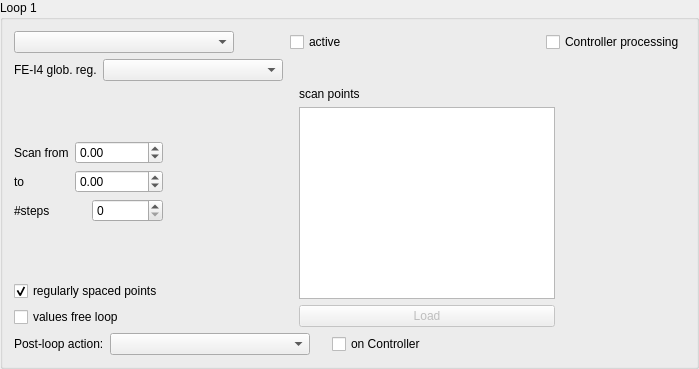
            <widget class="QGroupBox" name="Loop1Box">
             <property name="title">
              <string>Loop 1</string>
             </property>
             <layout class="QVBoxLayout" name="verticalLayout_33">
              <item>
               <layout class="QVBoxLayout" name="verticalLayout_28">
                <item>
                 <layout class="QHBoxLayout">
                  <item>
                   <widget class="QComboBox" name="loop1Type">
                    <property name="minimumSize">
                     <size>
                      <width>220</width>
                      <height>0</height>
                     </size>
                    </property>
                   </widget>
                  </item>
                  <item>
                   <spacer name="loop1Sp8">
                    <property name="orientation">
                     <enum>Qt::Horizontal</enum>
                    </property>
                    <property name="sizeType">
                     <enum>QSizePolicy::Maximum</enum>
                    </property>
                    <property name="sizeHint" stdset="0">
                     <size>
                      <width>50</width>
                      <height>21</height>
                     </size>
                    </property>
                   </spacer>
                  </item>
                  <item>
                   <widget class="QCheckBox" name="loop1Active">
                    <property name="text">
                     <string>active</string>
                    </property>
                   </widget>
                  </item>
                  <item>
                   <spacer name="loop1Sp9">
                    <property name="orientation">
                     <enum>Qt::Horizontal</enum>
                    </property>
                    <property name="sizeType">
                     <enum>QSizePolicy::Expanding</enum>
                    </property>
                    <property name="sizeHint" stdset="0">
                     <size>
                      <width>61</width>
                      <height>21</height>
                     </size>
                    </property>
                   </spacer>
                  </item>
                  <item>
                   <widget class="QCheckBox" name="loop1DspProc">
                    <property name="text">
                     <string>Controller processing</string>
                    </property>
                   </widget>
                  </item>
                 </layout>
                </item>
                <item>
                 <layout class="QHBoxLayout" name="horizontalLayout_13">
                  <item>
                   <widget class="QLabel" name="label_17">
                    <property name="text">
                     <string>FE-I4 glob. reg.</string>
                    </property>
                   </widget>
                  </item>
                  <item>
                   <widget class="QComboBox" name="feGlobRegName1">
                    <property name="sizePolicy">
                     <sizepolicy hsizetype="Preferred" vsizetype="Fixed">
                      <horstretch>0</horstretch>
                      <verstretch>0</verstretch>
                     </sizepolicy>
                    </property>
                    <property name="minimumSize">
                     <size>
                      <width>180</width>
                      <height>0</height>
                     </size>
                    </property>
                   </widget>
                  </item>
                  <item>
                   <spacer name="horizontalSpacer_21">
                    <property name="orientation">
                     <enum>Qt::Horizontal</enum>
                    </property>
                    <property name="sizeHint" stdset="0">
                     <size>
                      <width>40</width>
                      <height>20</height>
                     </size>
                    </property>
                   </spacer>
                  </item>
                 </layout>
                </item>
                <item>
                 <layout class="QHBoxLayout">
                  <item>
                   <layout class="QVBoxLayout">
                    <item>
                     <spacer name="loop1Sp2">
                      <property name="orientation">
                       <enum>Qt::Vertical</enum>
                      </property>
                      <property name="sizeType">
                       <enum>QSizePolicy::Expanding</enum>
                      </property>
                      <property name="sizeHint" stdset="0">
                       <size>
                        <width>20</width>
                        <height>17</height>
                       </size>
                      </property>
                     </spacer>
                    </item>
                    <item>
                     <layout class="QVBoxLayout">
                      <item>
                       <layout class="QHBoxLayout">
                        <item>
                         <widget class="QLabel" name="loop1FromLabel">
                          <property name="text">
                           <string>Scan from</string>
                          </property>
                          <property name="wordWrap">
                           <bool>false</bool>
                          </property>
                         </widget>
                        </item>
                        <item>
                         <widget class="QDoubleSpinBox" name="loop1Start">
                          <property name="minimum">
                           <double>-9999999.000000000000000</double>
                          </property>
                          <property name="maximum">
                           <double>9999999.000000000000000</double>
                          </property>
                         </widget>
                        </item>
                       </layout>
                      </item>
                      <item>
                       <layout class="QHBoxLayout">
                        <item>
                         <widget class="QLabel" name="loop1ToLabel">
                          <property name="text">
                           <string>to</string>
                          </property>
                          <property name="wordWrap">
                           <bool>false</bool>
                          </property>
                         </widget>
                        </item>
                        <item>
                         <widget class="QDoubleSpinBox" name="loop1Stop">
                          <property name="minimum">
                           <double>-9999999.000000000000000</double>
                          </property>
                          <property name="maximum">
                           <double>9999999.000000000000000</double>
                          </property>
                         </widget>
                        </item>
                       </layout>
                      </item>
                      <item>
                       <layout class="QHBoxLayout">
                        <item>
                         <widget class="QLabel" name="loop1StepsLabel">
                          <property name="text">
                           <string>#steps</string>
                          </property>
                          <property name="wordWrap">
                           <bool>false</bool>
                          </property>
                         </widget>
                        </item>
                        <item>
                         <widget class="QSpinBox" name="loop1Step">
                          <property name="enabled">
                           <bool>true</bool>
                          </property>
                          <property name="palette">
                           <palette>
                            <active>
                             <colorrole role="WindowText">
                              <brush brushstyle="SolidPattern">
                               <color alpha="255">
                                <red>0</red>
                                <green>0</green>
                                <blue>0</blue>
                               </color>
                              </brush>
                             </colorrole>
                             <colorrole role="Button">
                              <brush brushstyle="SolidPattern">
                               <color alpha="255">
                                <red>228</red>
                                <green>228</green>
                                <blue>228</blue>
                               </color>
                              </brush>
                             </colorrole>
                             <colorrole role="Light">
                              <brush brushstyle="SolidPattern">
                               <color alpha="255">
                                <red>255</red>
                                <green>255</green>
                                <blue>255</blue>
                               </color>
                              </brush>
                             </colorrole>
                             <colorrole role="Midlight">
                              <brush brushstyle="SolidPattern">
                               <color alpha="255">
                                <red>241</red>
                                <green>241</green>
                                <blue>241</blue>
                               </color>
                              </brush>
                             </colorrole>
                             <colorrole role="Dark">
                              <brush brushstyle="SolidPattern">
                               <color alpha="255">
                                <red>114</red>
                                <green>114</green>
                                <blue>114</blue>
                               </color>
                              </brush>
                             </colorrole>
                             <colorrole role="Mid">
                              <brush brushstyle="SolidPattern">
                               <color alpha="255">
                                <red>152</red>
                                <green>152</green>
                                <blue>152</blue>
                               </color>
                              </brush>
                             </colorrole>
                             <colorrole role="Text">
                              <brush brushstyle="SolidPattern">
                               <color alpha="255">
                                <red>0</red>
                                <green>0</green>
                                <blue>0</blue>
                               </color>
                              </brush>
                             </colorrole>
                             <colorrole role="BrightText">
                              <brush brushstyle="SolidPattern">
                               <color alpha="255">
                                <red>255</red>
                                <green>255</green>
                                <blue>255</blue>
                               </color>
                              </brush>
                             </colorrole>
                             <colorrole role="ButtonText">
                              <brush brushstyle="SolidPattern">
                               <color alpha="255">
                                <red>0</red>
                                <green>0</green>
                                <blue>0</blue>
                               </color>
                              </brush>
                             </colorrole>
                             <colorrole role="Base">
                              <brush brushstyle="SolidPattern">
                               <color alpha="255">
                                <red>255</red>
                                <green>255</green>
                                <blue>255</blue>
                               </color>
                              </brush>
                             </colorrole>
                             <colorrole role="Window">
                              <brush brushstyle="SolidPattern">
                               <color alpha="255">
                                <red>235</red>
                                <green>235</green>
                                <blue>235</blue>
                               </color>
                              </brush>
                             </colorrole>
                             <colorrole role="Shadow">
                              <brush brushstyle="SolidPattern">
                               <color alpha="255">
                                <red>0</red>
                                <green>0</green>
                                <blue>0</blue>
                               </color>
                              </brush>
                             </colorrole>
                             <colorrole role="Highlight">
                              <brush brushstyle="SolidPattern">
                               <color alpha="255">
                                <red>0</red>
                                <green>0</green>
                                <blue>128</blue>
                               </color>
                              </brush>
                             </colorrole>
                             <colorrole role="HighlightedText">
                              <brush brushstyle="SolidPattern">
                               <color alpha="255">
                                <red>255</red>
                                <green>255</green>
                                <blue>255</blue>
                               </color>
                              </brush>
                             </colorrole>
                             <colorrole role="Link">
                              <brush brushstyle="SolidPattern">
                               <color alpha="255">
                                <red>0</red>
                                <green>0</green>
                                <blue>0</blue>
                               </color>
                              </brush>
                             </colorrole>
                             <colorrole role="LinkVisited">
                              <brush brushstyle="SolidPattern">
                               <color alpha="255">
                                <red>0</red>
                                <green>0</green>
                                <blue>0</blue>
                               </color>
                              </brush>
                             </colorrole>
                            </active>
                            <inactive>
                             <colorrole role="WindowText">
                              <brush brushstyle="SolidPattern">
                               <color alpha="255">
                                <red>0</red>
                                <green>0</green>
                                <blue>0</blue>
                               </color>
                              </brush>
                             </colorrole>
                             <colorrole role="Button">
                              <brush brushstyle="SolidPattern">
                               <color alpha="255">
                                <red>228</red>
                                <green>228</green>
                                <blue>228</blue>
                               </color>
                              </brush>
                             </colorrole>
                             <colorrole role="Light">
                              <brush brushstyle="SolidPattern">
                               <color alpha="255">
                                <red>255</red>
                                <green>255</green>
                                <blue>255</blue>
                               </color>
                              </brush>
                             </colorrole>
                             <colorrole role="Midlight">
                              <brush brushstyle="SolidPattern">
                               <color alpha="255">
                                <red>255</red>
                                <green>255</green>
                                <blue>255</blue>
                               </color>
                              </brush>
                             </colorrole>
                             <colorrole role="Dark">
                              <brush brushstyle="SolidPattern">
                               <color alpha="255">
                                <red>114</red>
                                <green>114</green>
                                <blue>114</blue>
                               </color>
                              </brush>
                             </colorrole>
                             <colorrole role="Mid">
                              <brush brushstyle="SolidPattern">
                               <color alpha="255">
                                <red>152</red>
                                <green>152</green>
                                <blue>152</blue>
                               </color>
                              </brush>
                             </colorrole>
                             <colorrole role="Text">
                              <brush brushstyle="SolidPattern">
                               <color alpha="255">
                                <red>0</red>
                                <green>0</green>
                                <blue>0</blue>
                               </color>
                              </brush>
                             </colorrole>
                             <colorrole role="BrightText">
                              <brush brushstyle="SolidPattern">
                               <color alpha="255">
                                <red>255</red>
                                <green>255</green>
                                <blue>255</blue>
                               </color>
                              </brush>
                             </colorrole>
                             <colorrole role="ButtonText">
                              <brush brushstyle="SolidPattern">
                               <color alpha="255">
                                <red>0</red>
                                <green>0</green>
                                <blue>0</blue>
                               </color>
                              </brush>
                             </colorrole>
                             <colorrole role="Base">
                              <brush brushstyle="SolidPattern">
                               <color alpha="255">
                                <red>255</red>
                                <green>255</green>
                                <blue>255</blue>
                               </color>
                              </brush>
                             </colorrole>
                             <colorrole role="Window">
                              <brush brushstyle="SolidPattern">
                               <color alpha="255">
                                <red>235</red>
                                <green>235</green>
                                <blue>235</blue>
                               </color>
                              </brush>
                             </colorrole>
                             <colorrole role="Shadow">
                              <brush brushstyle="SolidPattern">
                               <color alpha="255">
                                <red>0</red>
                                <green>0</green>
                                <blue>0</blue>
                               </color>
                              </brush>
                             </colorrole>
                             <colorrole role="Highlight">
                              <brush brushstyle="SolidPattern">
                               <color alpha="255">
                                <red>0</red>
                                <green>0</green>
                                <blue>128</blue>
                               </color>
                              </brush>
                             </colorrole>
                             <colorrole role="HighlightedText">
                              <brush brushstyle="SolidPattern">
                               <color alpha="255">
                                <red>255</red>
                                <green>255</green>
                                <blue>255</blue>
                               </color>
                              </brush>
                             </colorrole>
                             <colorrole role="Link">
                              <brush brushstyle="SolidPattern">
                               <color alpha="255">
                                <red>0</red>
                                <green>0</green>
                                <blue>255</blue>
                               </color>
                              </brush>
                             </colorrole>
                             <colorrole role="LinkVisited">
                              <brush brushstyle="SolidPattern">
                               <color alpha="255">
                                <red>255</red>
                                <green>0</green>
                                <blue>255</blue>
                               </color>
                              </brush>
                             </colorrole>
                            </inactive>
                            <disabled>
                             <colorrole role="WindowText">
                              <brush brushstyle="SolidPattern">
                               <color alpha="255">
                                <red>128</red>
                                <green>128</green>
                                <blue>128</blue>
                               </color>
                              </brush>
                             </colorrole>
                             <colorrole role="Button">
                              <brush brushstyle="SolidPattern">
                               <color alpha="255">
                                <red>228</red>
                                <green>228</green>
                                <blue>228</blue>
                               </color>
                              </brush>
                             </colorrole>
                             <colorrole role="Light">
                              <brush brushstyle="SolidPattern">
                               <color alpha="255">
                                <red>255</red>
                                <green>255</green>
                                <blue>255</blue>
                               </color>
                              </brush>
                             </colorrole>
                             <colorrole role="Midlight">
                              <brush brushstyle="SolidPattern">
                               <color alpha="255">
                                <red>255</red>
                                <green>255</green>
                                <blue>255</blue>
                               </color>
                              </brush>
                             </colorrole>
                             <colorrole role="Dark">
                              <brush brushstyle="SolidPattern">
                               <color alpha="255">
                                <red>114</red>
                                <green>114</green>
                                <blue>114</blue>
                               </color>
                              </brush>
                             </colorrole>
                             <colorrole role="Mid">
                              <brush brushstyle="SolidPattern">
                               <color alpha="255">
                                <red>152</red>
                                <green>152</green>
                                <blue>152</blue>
                               </color>
                              </brush>
                             </colorrole>
                             <colorrole role="Text">
                              <brush brushstyle="SolidPattern">
                               <color alpha="255">
                                <red>128</red>
                                <green>128</green>
                                <blue>128</blue>
                               </color>
                              </brush>
                             </colorrole>
                             <colorrole role="BrightText">
                              <brush brushstyle="SolidPattern">
                               <color alpha="255">
                                <red>255</red>
                                <green>255</green>
                                <blue>255</blue>
                               </color>
                              </brush>
                             </colorrole>
                             <colorrole role="ButtonText">
                              <brush brushstyle="SolidPattern">
                               <color alpha="255">
                                <red>128</red>
                                <green>128</green>
                                <blue>128</blue>
                               </color>
                              </brush>
                             </colorrole>
                             <colorrole role="Base">
                              <brush brushstyle="SolidPattern">
                               <color alpha="255">
                                <red>255</red>
                                <green>255</green>
                                <blue>255</blue>
                               </color>
                              </brush>
                             </colorrole>
                             <colorrole role="Window">
                              <brush brushstyle="SolidPattern">
                               <color alpha="255">
                                <red>235</red>
                                <green>235</green>
                                <blue>235</blue>
                               </color>
                              </brush>
                             </colorrole>
                             <colorrole role="Shadow">
                              <brush brushstyle="SolidPattern">
                               <color alpha="255">
                                <red>0</red>
                                <green>0</green>
                                <blue>0</blue>
                               </color>
                              </brush>
                             </colorrole>
                             <colorrole role="Highlight">
                              <brush brushstyle="SolidPattern">
                               <color alpha="255">
                                <red>0</red>
                                <green>0</green>
                                <blue>128</blue>
                               </color>
                              </brush>
                             </colorrole>
                             <colorrole role="HighlightedText">
                              <brush brushstyle="SolidPattern">
                               <color alpha="255">
                                <red>255</red>
                                <green>255</green>
                                <blue>255</blue>
                               </color>
                              </brush>
                             </colorrole>
                             <colorrole role="Link">
                              <brush brushstyle="SolidPattern">
                               <color alpha="255">
                                <red>0</red>
                                <green>0</green>
                                <blue>255</blue>
                               </color>
                              </brush>
                             </colorrole>
                             <colorrole role="LinkVisited">
                              <brush brushstyle="SolidPattern">
                               <color alpha="255">
                                <red>255</red>
                                <green>0</green>
                                <blue>255</blue>
                               </color>
                              </brush>
                             </colorrole>
                            </disabled>
                           </palette>
                          </property>
                          <property name="maximum">
                           <number>100000</number>
                          </property>
                         </widget>
                        </item>
                       </layout>
                      </item>
                     </layout>
                    </item>
                    <item>
                     <spacer name="loop1Sp1">
                      <property name="orientation">
                       <enum>Qt::Vertical</enum>
                      </property>
                      <property name="sizeType">
                       <enum>QSizePolicy::Expanding</enum>
                      </property>
                      <property name="sizeHint" stdset="0">
                       <size>
                        <width>20</width>
                        <height>17</height>
                       </size>
                      </property>
                     </spacer>
                    </item>
                    <item>
                     <widget class="QCheckBox" name="loop1Regular">
                      <property name="text">
                       <string>regularly spaced points</string>
                      </property>
                      <property name="checked">
                       <bool>true</bool>
                      </property>
                     </widget>
                    </item>
                    <item>
                     <widget class="QCheckBox" name="loop1Free">
                      <property name="text">
                       <string>values free loop</string>
                      </property>
                     </widget>
                    </item>
                   </layout>
                  </item>
                  <item>
                   <spacer name="loop1Sp3">
                    <property name="orientation">
                     <enum>Qt::Horizontal</enum>
                    </property>
                    <property name="sizeType">
                     <enum>QSizePolicy::Expanding</enum>
                    </property>
                    <property name="sizeHint" stdset="0">
                     <size>
                      <width>130</width>
                      <height>20</height>
                     </size>
                    </property>
                   </spacer>
                  </item>
                  <item>
                   <layout class="QVBoxLayout">
                    <item>
                     <widget class="QLabel" name="loop1PtlLabel">
                      <property name="text">
                       <string>scan points</string>
                      </property>
                      <property name="wordWrap">
                       <bool>false</bool>
                      </property>
                     </widget>
                    </item>
                    <item>
                     <widget class="QListWidget" name="loop1PtsBox"/>
                    </item>
                    <item>
                     <widget class="QPushButton" name="loop1LoadPoints">
                      <property name="enabled">
                       <bool>false</bool>
                      </property>
                      <property name="text">
                       <string>Load</string>
                      </property>
                     </widget>
                    </item>
                   </layout>
                  </item>
                  <item>
                   <spacer name="loop1Sp4">
                    <property name="orientation">
                     <enum>Qt::Horizontal</enum>
                    </property>
                    <property name="sizeType">
                     <enum>QSizePolicy::Expanding</enum>
                    </property>
                    <property name="sizeHint" stdset="0">
                     <size>
                      <width>130</width>
                      <height>20</height>
                     </size>
                    </property>
                   </spacer>
                  </item>
                 </layout>
                </item>
                <item>
                 <layout class="QHBoxLayout">
                  <item>
                   <widget class="QLabel" name="loop1PostActLabel">
                    <property name="text">
                     <string>Post-loop action:</string>
                    </property>
                    <property name="wordWrap">
                     <bool>false</bool>
                    </property>
                   </widget>
                  </item>
                  <item>
                   <widget class="QComboBox" name="loop1EndAction">
                    <property name="minimumSize">
                     <size>
                      <width>200</width>
                      <height>0</height>
                     </size>
                    </property>
                   </widget>
                  </item>
                  <item>
                   <spacer name="loop1Sp5">
                    <property name="orientation">
                     <enum>Qt::Horizontal</enum>
                    </property>
                    <property name="sizeType">
                     <enum>QSizePolicy::Maximum</enum>
                    </property>
                    <property name="sizeHint" stdset="0">
                     <size>
                      <width>16</width>
                      <height>20</height>
                     </size>
                    </property>
                   </spacer>
                  </item>
                  <item>
                   <widget class="QCheckBox" name="loop1OnDsp">
                    <property name="text">
                     <string>on Controller</string>
                    </property>
                   </widget>
                  </item>
                  <item>
                   <spacer name="loop1Sp10">
                    <property name="orientation">
                     <enum>Qt::Horizontal</enum>
                    </property>
                    <property name="sizeType">
                     <enum>QSizePolicy::Expanding</enum>
                    </property>
                    <property name="sizeHint" stdset="0">
                     <size>
                      <width>130</width>
                      <height>20</height>
                     </size>
                    </property>
                   </spacer>
                  </item>
                 </layout>
                </item>
               </layout>
              </item>
             </layout>
            </widget>
